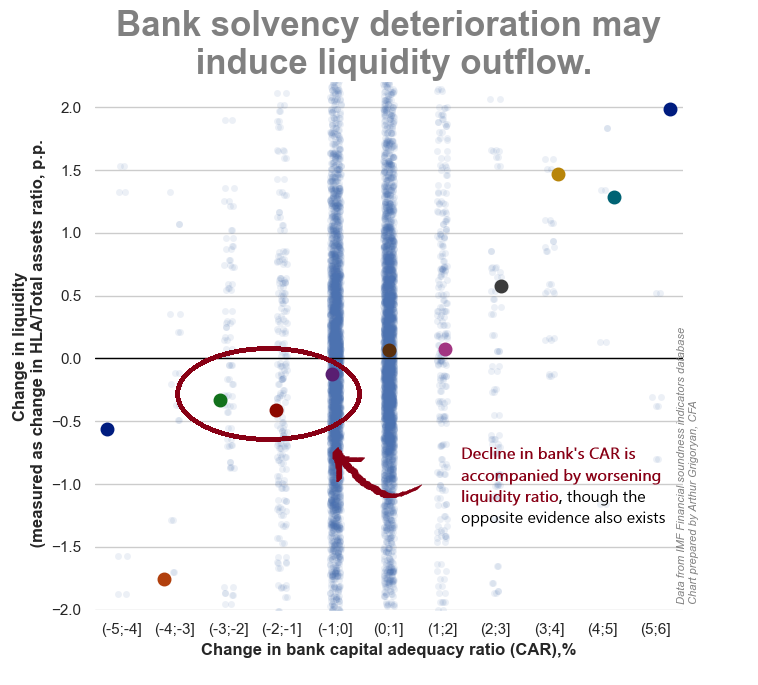

Reproduce this figure in Python.
import numpy as np
import pandas as pd
import seaborn as sns
import matplotlib.pyplot as plt

#Load the data
path="C:\\Users\\Arthur\\OneDrive\\Documents\\Linkedin data\\"
data=pd.read_excel(path+"CAR vs HLA.xlsx", 
    sheet_name="Final chart", usecols="A:G", header=0)

#data['Log NPL ratio']=np.log(data['NPL ratio'])
#data=data[data['Range']!='20-30']
#data['NPL ratio sq']=np.square(data['NPL ratio']/100)

my_order = data['Range'].unique()
my_order=['(-10;-9]', '(-9;-8]','(-8;-7]','(-7;-6]', 
          '(-6;-5]','(-5;-4]', '(-4;-3]', '(-3;-2]','(-2;-1]', 
          '(-1;0]', '(0;1]', '(1;2]', '(2;3]', '(3;4]', '(4;5]',
          '(5;6]','(6;7]','(7;8]','(8;9]','(9;10]', '(11;12]',
          '(13;14]', '(14;15]', '(16;17]', '(23;24]']


data['Range'] = pd.Categorical(data['Range'], 
                                categories=my_order, 
                                ordered=True)

filtered_list=['(-5;-4]', '(-4;-3]', '(-3;-2]','(-2;-1]', 
          '(-1;0]', '(0;1]', '(1;2]', '(2;3]', '(3;4]', '(4;5]',
          '(5;6]']

data=data[data['Range'].isin(filtered_list)]

#Chart
sns.set_theme(style="whitegrid")
#iris = sns.load_dataset("iris")

# "Melt" the dataset to "long-form" or "tidy" representation
#iris = iris.melt(id_vars="species", var_name="measurement")

# Initialize the figure
f, ax = plt.subplots()
sns.despine(bottom=True, left=True)

sns.pointplot(
    data=data, x="Range", y="delta HLA", #hue="species",
    dodge=.8 - .8 / 3, order=filtered_list, palette="dark",
    markers="o", markersize=8, errorbar=None,
)
# Show each observation with a scatterplot
sns.stripplot(
    data=data, x="Range", y="delta HLA", #hue="NPL ratio",
    dodge=True, order=filtered_list, alpha=0.1, zorder=1, legend=False,
)

# Show the conditional means, aligning each pointplot in the
# center of the strips by adjusting the width allotted to each
# category (.8 by default) by the number of hue levels

plt.xlabel("Change in bank capital adequacy ratio (CAR),%", fontweight='bold')
plt.ylabel("Change in liquidity\n (measured as change in HLA/Total assets ratio, p.p.", fontweight='bold')

ax.text(
    0.99, 0.01, 
    "Data from IMF Financial soundness indicators database\nChart prepared by Arthur Grigoryan, CFA",
    fontsize=8,
    #fontweight='bold',
    fontstyle='italic',
    color='grey',
    rotation=90,
    fontfamily='sans-serif',
    transform=ax.transAxes,        # use axes-relative coordinates
    ha='left',                     # horizontally align left
    va='bottom',                   # vertically align bottom
)

ax.set_title("Bank solvency deterioration may\n induce liquidity outflow.", fontsize=25, fontweight='bold', color='grey')
#ax.get_yaxis().set_visible(False)
#plt.yticks([]) 
plt.axhline(y=0, color="black", linewidth=1)
plt.ylim(-2, 2.2)

plt.show()
